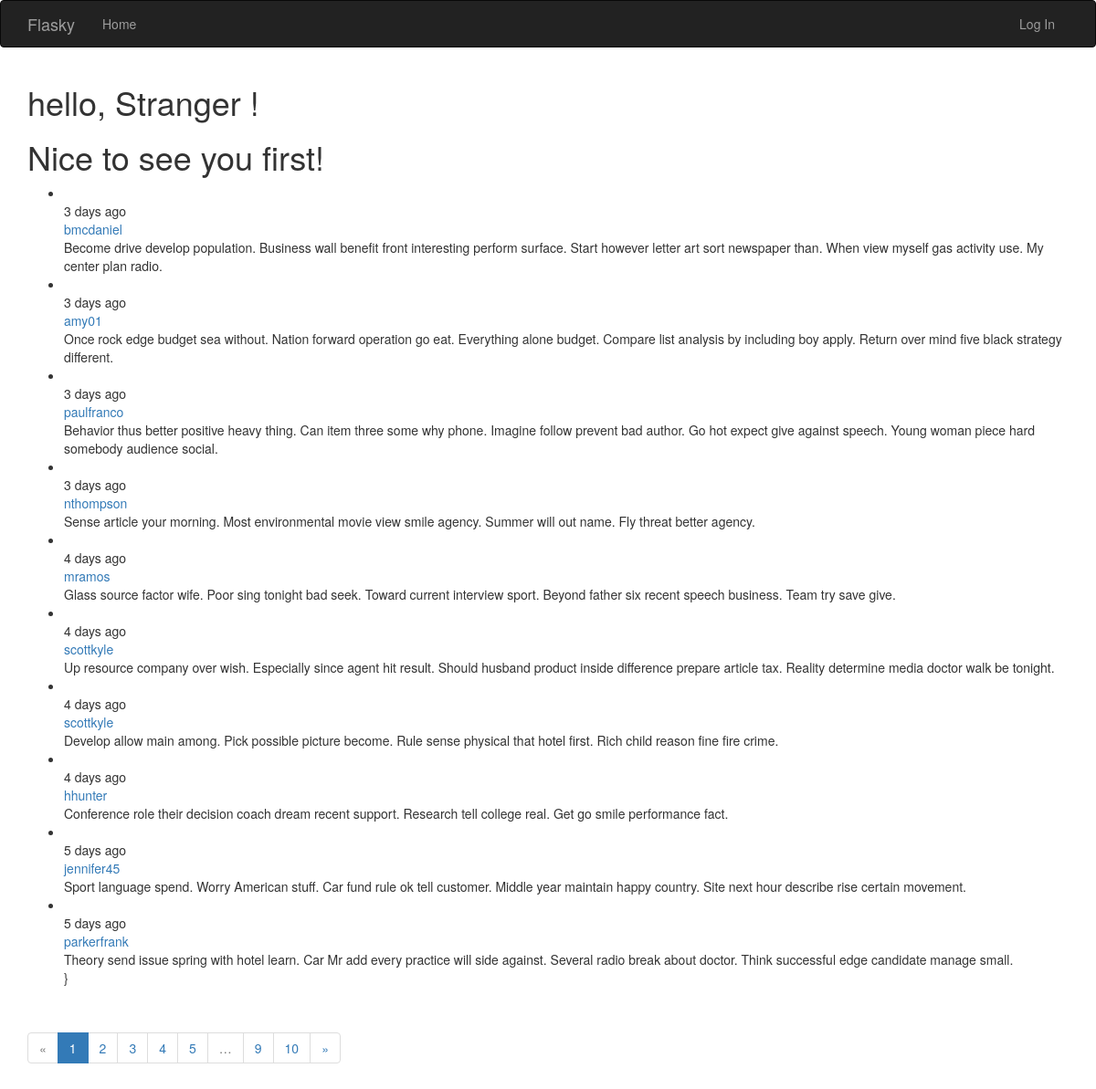
The page / on the database its author committed.
### app/models.py (models this page shows, shortened)
class Post(db.Model):
    __tablename__ = 'post'
    id = db.Column(db.Integer, primary_key=True)
    body = db.Column(db.Text)
    timestamp = db.Column(db.DateTime, index=True, default=datetime.utcnow)
    author_id = db.Column(db.Integer, db.ForeignKey('users.id'))

class User(UserMixin, db.Model):
    __tablename__ = 'users'
    id = db.Column(db.Integer, primary_key=True)
    email = db.Column(db.String(64), unique=True, index=True)
    password_hash = db.Column(db.String(128))
    username = db.Column(db.String(64), unique=True, index=True)
    role_id = db.Column(db.Integer, db.ForeignKey('roles.id'))
    confirmed = db.Column(db.Boolean, default=False)
    name = db.Column(db.String(64))
    location = db.Column(db.String(64))
    about_me = db.Column(db.Text())
    member_since = db.Column(db.DateTime(), default=datetime.utcnow)
    last_seen = db.Column(db.DateTime(), default=datetime.utcnow)
    posts = db.relationship('Post', backref='author', lazy='dynamic')
    @property
    def password(self):
        raise AttributeError('Password is not a readable attribute!')

### app/main/views.py (the view)
@main.route('/', methods=['GET', 'POST'])
def index():
    form = PostForm()
    if current_user.can(Permission.WRITE) and form.validate_on_submit():
        post = Post(body=form.body.data, author=current_user._get_current_object())
        db.session.add(post)
        db.session.commit()
        return redirect(url_for('.index'))
    page = request.args.get('page', 1, type=int)
    pagination = Post.query.order_by(Post.timestamp.desc()).paginate(
        page, per_page=current_app.config['FLASK_POSTS_PER_PAGE'], error_out=False)
    posts = pagination.items
    return render_template('index.html', form=form, posts=posts, pagination=pagination)

### app/auth/views.py (called while the page is built)
@auth.before_app_request
def before_request():
    if current_user.is_authenticated:
        current_user.ping()
        if not current_user.confirmed \
                and request.blueprint != 'auth' \
                and request.endpoint != 'static':
            return redirect(url_for('auth.unconfirmed'))

### app/main/__init__.py (called while the page is built)
@main.app_context_processor
def inject_permission():
    return dict(Permission=Permission)

### app/models.py (called while the page is built)
    def can(self, permission):
        return False

### app/templates/index.html (shortened to what this page needs)
{% extends 'base.html' %}
{% import 'bootstrap/wtf.html' as wtf %}
{% import '_macro.html' as macro %}
{% block navbar %}
{{ super() }}
{% endblock %}
{% block page_content %}
<div>
    <h1>hello,
        {% if current_user.is_authenticated %}
        {{ current_user.username }}
        {% else %}
        Stranger
        {% endif %}!
    </h1>
    {% if known %}
    <p>Nice to see again!</p>
    {% else %}
    <h1>Nice to see you first!</h1>
    {% endif %}
</div>
<ul class="'posts">
    {% include '_posts.html' %}}
</ul>
<div class="pagination">
        {{ macro.pagination_widget(pagination, '.index') }}
    </div>
{% endblock %}

### app/templates/_posts.html (shortened to what this page needs)
{% for post in posts %}
    <li class="post">
        <div class="profile-thumbnail">
        </div>
        <div class="post-date">{{ moment(post.timestamp).fromNow() }}</div>
        <div class="post-author">
            <a href="{{ url_for('.user', username=post.author.username) }}">
                {{ post.author.username }}
            </a>
        </div>
        <div class="post-body">{{ post.body }}</div>
    </li>
{% endfor %}

### rows shown on the page
Post: timestamp "3 days ago", author.username "bmcdaniel", body "Become drive develop population. Business wall benefit front interesting perform surface. Start however letter art sort newspaper than. When view myself gas activity use. My center plan radio."
Post: timestamp "3 days ago", author.username "amy01", body "Once rock edge budget sea without. Nation forward operation go eat. Everything alone budget. Compare list analysis by including boy apply. Return over mind five black strategy different."
Post: timestamp "3 days ago", author.username "paulfranco", body "Behavior thus better positive heavy thing. Can item three some why phone. Imagine follow prevent bad author. Go hot expect give against speech. Young woman piece hard somebody audience social."
Post: timestamp "3 days ago", author.username "nthompson", body "Sense article your morning. Most environmental movie view smile agency. Summer will out name. Fly threat better agency."
Post: timestamp "4 days ago", author.username "mramos", body "Glass source factor wife. Poor sing tonight bad seek. Toward current interview sport. Beyond father six recent speech business. Team try save give."
Post: timestamp "4 days ago", author.username "scottkyle", body "Up resource company over wish. Especially since agent hit result. Should husband product inside difference prepare article tax. Reality determine media doctor walk be tonight."
Post: timestamp "4 days ago", author.username "scottkyle", body "Develop allow main among. Pick possible picture become. Rule sense physical that hotel first. Rich child reason fine fire crime."
Post: timestamp "4 days ago", author.username "hhunter", body "Conference role their decision coach dream recent support. Research tell college real. Get go smile performance fact."
Post: timestamp "5 days ago", author.username "jennifer45", body "Sport language spend. Worry American stuff. Car fund rule ok tell customer. Middle year maintain happy country. Site next hour describe rise certain movement."
Post: timestamp "5 days ago", author.username "parkerfrank", body "Theory send issue spring with hotel learn. Car Mr add every practice will side against. Several radio break about doctor. Think successful edge candidate manage small."

### other values the page prints
{{ p }} "1"
{{ p }} "2" "3" "4" "5" "9" "10"
